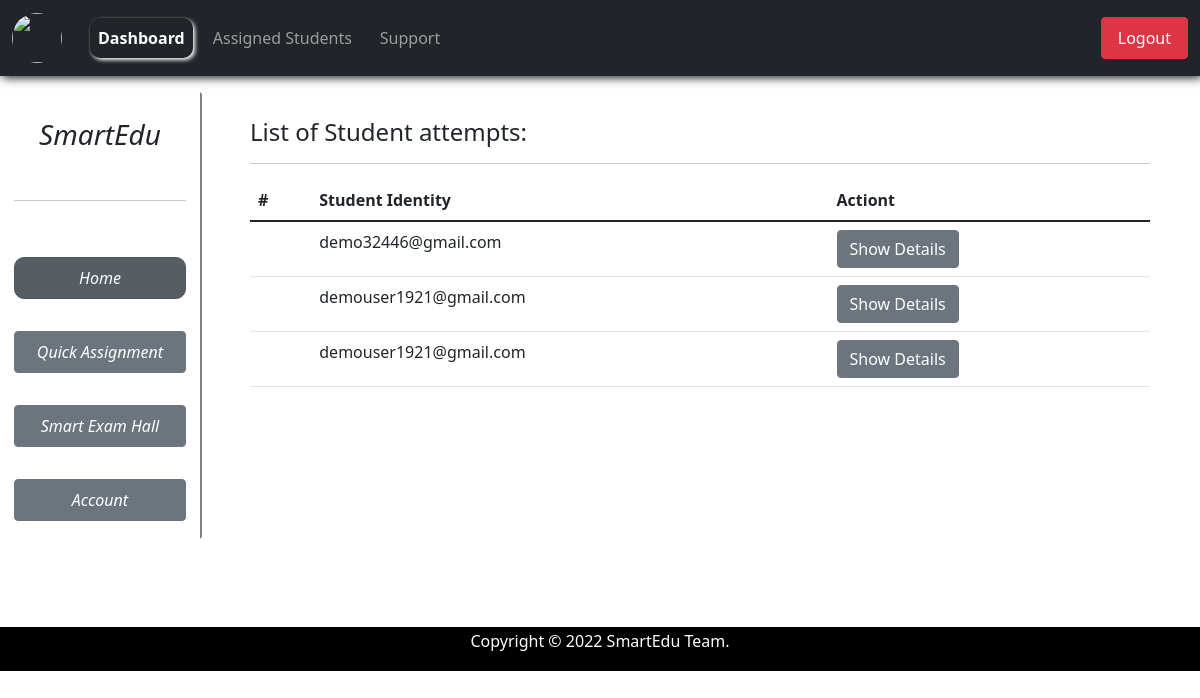
Page /monitorstudent/1/1 on the committed database.
### base/models.py (models this page shows)
class readattempt(models.Model):
    email = models.CharField(max_length=100)
    pdf = models.IntegerField()
    total = models.IntegerField()
    onscreen =  models.IntegerField()
    sus =  models.IntegerField()

### base/views.py (the view)
# urls.py: path('monitorstudent/<int:fileid>/<int:cohortid>',views.monitorstudent,name="monitorstudent"),
def monitorstudent(requests,fileid,cohortid):
    data = readattempt.objects.all().values()
    context = {'data':data}
    return render(requests,'monitorstudent.html',context)

### base/templates/monitorstudent.html
{% extends "base.html" %}
{% block base %}
<h4>List of Student attempts:</h4><hr>
<table class="table">
    <thead>
      <tr>
        <th scope="col">#</th>
        <th scope="col">Student Identity</th>
        <th scope="col">Actiont</th>
      </tr>
    <tbody>
        {% for i in data %}
        <tr>
          <th scope="row"></th>
          <td>{{i.email}}</td>
          <td><a class='btn btn-secondary' href="../../showchart/{{i.id}}">Show Details</td>
        </tr>
        {%endfor%}
    </tbody>
</table>
{% endblock %}

### rows in the picture
readattempt: email "demo32446@gmail.com"
readattempt: email "demouser1921@gmail.com"
readattempt: email "demouser1921@gmail.com"
